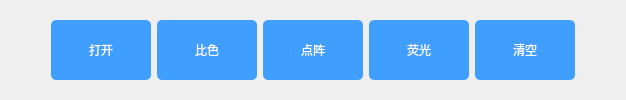
     <widget class="QFrame" name="frame_2">
      <property name="sizePolicy">
       <sizepolicy hsizetype="Expanding" vsizetype="Expanding">
        <horstretch>0</horstretch>
        <verstretch>0</verstretch>
       </sizepolicy>
      </property>
      <property name="maximumSize">
       <size>
        <width>16777215</width>
        <height>100</height>
       </size>
      </property>
      <property name="styleSheet">
       <string notr="true">
QPushButton{
	max-height:60px;
	min-height:60px;
	min-width:100px;
	max-width:100px;
	font: 87 16pt &quot;思源黑体 CN Heavy&quot;;
	color: #fff;
	border:none;
	border-radius:5px;
	background-color:rgba(64, 158, 255, 255);
}
QPushButton:hover{
	background-color: rgba(255, 135, 76, 255);
}

QPushButton:pressed{
	background-color: rgba(255, 76, 76, 255);
}
QPushButton:disabled{
	background-color:rgba(217, 221, 230, 255);
}</string>
      </property>
      <property name="frameShape">
       <enum>QFrame::NoFrame</enum>
      </property>
      <property name="frameShadow">
       <enum>QFrame::Raised</enum>
      </property>
      <property name="card" stdset="0">
       <bool>true</bool>
      </property>
      <layout class="QGridLayout" name="gridLayout_3">
       <item row="0" column="0">
        <spacer name="horizontalSpacer">
         <property name="orientation">
          <enum>Qt::Horizontal</enum>
         </property>
         <property name="sizeHint" stdset="0">
          <size>
           <width>40</width>
           <height>20</height>
          </size>
         </property>
        </spacer>
       </item>
       <item row="0" column="1">
        <widget class="QPushButton" name="captureImgBtn">
         <property name="minimumSize">
          <size>
           <width>100</width>
           <height>60</height>
          </size>
         </property>
         <property name="maximumSize">
          <size>
           <width>100</width>
           <height>60</height>
          </size>
         </property>
         <property name="cursor">
          <cursorShape>PointingHandCursor</cursorShape>
         </property>
         <property name="text">
          <string>打开</string>
         </property>
        </widget>
       </item>
       <item row="0" column="2">
        <widget class="QPushButton" name="biseBtn">
         <property name="minimumSize">
          <size>
           <width>100</width>
           <height>60</height>
          </size>
         </property>
         <property name="maximumSize">
          <size>
           <width>100</width>
           <height>60</height>
          </size>
         </property>
         <property name="cursor">
          <cursorShape>PointingHandCursor</cursorShape>
         </property>
         <property name="text">
          <string>比色</string>
         </property>
        </widget>
       </item>
       <item row="0" column="3">
        <widget class="QPushButton" name="btn_undo">
         <property name="minimumSize">
          <size>
           <width>100</width>
           <height>60</height>
          </size>
         </property>
         <property name="maximumSize">
          <size>
           <width>100</width>
           <height>60</height>
          </size>
         </property>
         <property name="cursor">
          <cursorShape>PointingHandCursor</cursorShape>
         </property>
         <property name="text">
          <string>点阵</string>
         </property>
        </widget>
       </item>
       <item row="0" column="4">
        <widget class="QPushButton" name="measureBtn">
         <property name="minimumSize">
          <size>
           <width>100</width>
           <height>60</height>
          </size>
         </property>
         <property name="maximumSize">
          <size>
           <width>100</width>
           <height>60</height>
          </size>
         </property>
         <property name="cursor">
          <cursorShape>PointingHandCursor</cursorShape>
         </property>
         <property name="text">
          <string>荧光</string>
         </property>
        </widget>
       </item>
       <item row="0" column="5">
        <widget class="QPushButton" name="mClearBtn">
         <property name="minimumSize">
          <size>
           <width>100</width>
           <height>60</height>
          </size>
         </property>
         <property name="maximumSize">
          <size>
           <width>100</width>
           <height>60</height>
          </size>
         </property>
         <property name="cursor">
          <cursorShape>PointingHandCursor</cursorShape>
         </property>
         <property name="text">
          <string>清空</string>
         </property>
        </widget>
       </item>
       <item row="0" column="6">
        <spacer name="horizontalSpacer_2">
         <property name="orientation">
          <enum>Qt::Horizontal</enum>
         </property>
         <property name="sizeHint" stdset="0">
          <size>
           <width>40</width>
           <height>20</height>
          </size>
         </property>
        </spacer>
       </item>
      </layout>
     </widget>
